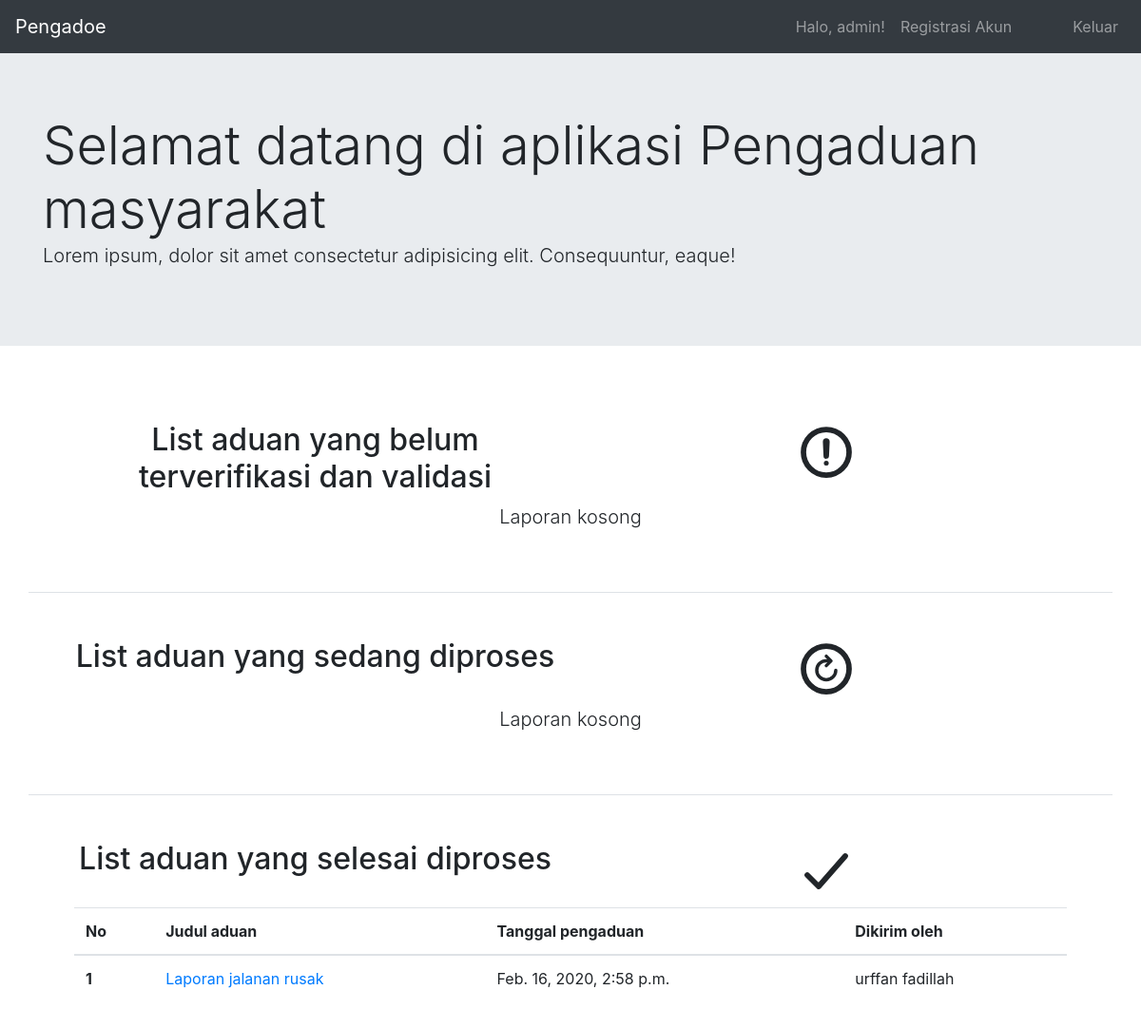
/ (signed in), run on the app's committed database.
### core/models.py (models this page shows, shortened)
class User(AbstractUser):
    nik         = models.CharField(max_length=16, null=True)
    nama        = models.CharField(max_length=50, null=False)
    telp        = models.CharField(max_length=13, null=False)
    level       = models.CharField(max_length=10, choices=LEVEL_CHOICES, default='masyarakat')
    def __str__(self):
        return self.nama

class Pengaduan(models.Model):
    tgl_pengaduan       = models.DateTimeField(auto_now_add=True)
    user                = models.ForeignKey(User, on_delete=models.CASCADE)
    judul               = models.CharField(max_length=100, null=True)
    isi_laporan         = models.TextField(blank=False)
    foto                = models.ImageField(upload_to='image', blank=False)
    slug                = models.SlugField(blank=True, editable=False)
    status_pengaduan    = models.BooleanField(default=True)
    status_verifikasi   = models.BooleanField(default=False)
    status_selesai      = models.BooleanField(default=False)

### pengadoe2/views.py (the view)
# urls.py: path('', home, name='home'),
def home(request):
    template    = 'home.html'
    context     = {
        'pengaduans':Pengaduan.objects.filter(status_pengaduan=True),
        'pengaduan_saya':Pengaduan.objects.filter(user=request.user),
        'pengaduan_terverifikasi':Pengaduan.objects.filter(status_verifikasi=True),
        'pengaduan_proses_selesai':Pengaduan.objects.filter(status_selesai=True).order_by('-tgl_pengaduan')
    }
    return render(request, template, context)

### templates/home.html (shortened to what this page needs)
{% extends 'base.html' %}
{% block content %}
{% include 'snippets/nav.html' %}
<div class="jumbotron jumbotron-fluid">
    <div class="container">
        <div class="display-4">Selamat datang di aplikasi Pengaduan masyarakat</div>
        <p class="lead">Lorem ipsum, dolor sit amet consectetur adipisicing elit. Consequuntur, eaque!</p>
    </div>
</div>
<div class="container-fluid">
    <div class="container p-5 border-bottom">
        {% if user.level == 'admin' or user.level == 'petugas' %}
        <div class="row text-center">
            <div class="col">
                <h2>List aduan yang belum terverifikasi dan validasi</h2>
            </div>
            <div class="col"><ion-icon name="alert-circle-outline"></ion-icon></div>
        </div>
        {% for pengaduan in pengaduans %}
            <ul>
                <li><a href="core/laporan/{{pengaduan.slug}}">{{ pengaduan.judul }}</a></li>
            </ul>
            {% empty %}
            <p class="lead text-center">
                Laporan kosong
            </p>
        {% endfor %}
        {% endif %}
    </div>
    {% if user.level == 'admin' or user.level == 'petugas' %}
    <div class="container p-5 border-bottom">
        <div class="row text-center">
            <div class="col">
                <h2>List aduan yang sedang diproses</h2>
            </div>
            <div class="col"><ion-icon name="refresh-circle-outline"></ion-icon></div>
        </div>
        {% for pengaduan_terverifikasi in pengaduan_terverifikasi %}
            <ul>
                <li><a href="core/laporan/{{pengaduan_terverifikasi.slug}}">{{ pengaduan_terverifikasi.judul }}</a></li>
            </ul>
            {% empty %}
            <p class="lead text-center">
                Laporan kosong
            </p>
        {% endfor %}
        {% endif %}
    </div>
    {% if user.level == 'admin' %}
    <div class="container p-5">
        <div class="row text-center">
            <div class="col">
                <h2>List aduan yang selesai diproses</h2>
            </div>
            <div class="col"><ion-icon name="checkmark-outline"></ion-icon></div>
        </div>
        <table class="table">
            <thead>
                <th scope="col">No</th>
                <th scope="col">Judul aduan</th>
                <th scope="col">Tanggal pengaduan</th>
                <th scope="col">Dikirim oleh</th>
            </thead>
            <tbody>
                {% for pengaduan_proses_selesai in pengaduan_proses_selesai %}
                <tr>
                    <th scope="row">{{ forloop.counter }}</th>
                    <td><a href="core/laporan/{{pengaduan_proses_selesai.slug}}">{{ pengaduan_proses_selesai.judul }}</a></td>
                    <td>{{ pengaduan_proses_selesai.tgl_pengaduan }}</td>
                    <td>{{ pengaduan_proses_selesai.user }}</td>
                </tr>
                {% empty %}
                <p class="lead">
                    Laporan kosong
                </p>
                {% endfor %}
            </tbody>
        </table>
        {% endif %}
    </div>
</div>
{% endblock %}

### templates/snippets/nav.html
<nav class="navbar navbar-expand-sm navbar-dark bg-dark">
    <a href="{% url 'home' %}" class="navbar-brand">Pengadoe</a>
    <div class="navbar-nav ml-auto">
        {% if user.level == 'admin' %}
        <a class="nav-item nav-link disable">Halo, {{user}}!</a>
        <a href="{% url 'signup' %}" class="nav-item nav-link">Registrasi Akun</a>
        <a href="{% url 'logout' %}" class="nav-item nav-link ml-5">Keluar</a>
        {% elif user.level == 'petugas' %}
        <a class="nav-item nav-link disable">Halo, {{user}}!</a>
        <a href="{% url 'logout' %}" class="nav-item nav-link ml-5">Keluar</a>
        {% elif user.level == 'masyarakat' %}
        <a href="{% url 'core:ajukan-pengaduan' %}" class="nav-item nav-link">Buat laporan pengaduan</a>
        <a class="nav-item nav-link disable">Halo, {{user}}!</a>
        <a href="{% url 'logout' %}" class="nav-item nav-link ml-5">Keluar</a>
        {% else %}
        <a href="{% url 'login' %}" class="nav-item nav-link">Masuk</a>
        {% endif %}
    </div>
</nav>

### templates/base.html (style rules this page uses)
ion-icon { font-size: 64px; --ionicon-stroke-width: 46px; }

### data on the page
User: nama "admin"
Pengaduan: judul "Laporan jalanan rusak", tgl_pengaduan "Feb. 16, 2020, 2:58 p.m.", user "urffan fadillah"
